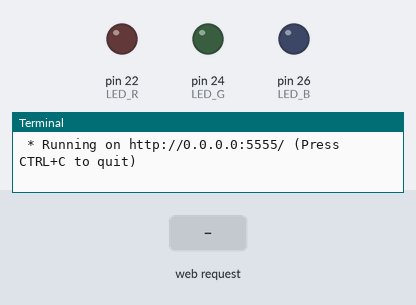
A program run on a simulated Raspberry Pi (header pin numbers). Parts: output pins drawn as LEDs (lit = HIGH), the last lines printed to the terminal. Inputs (shaded band) come from the test bench. The clock reads 2024-03-15 10:24:30 at power-on unless the program sets it.

Above: at 1.2 s.
1.3 s: HTTP request for /led received with the fields state=R
At 2.1 s:
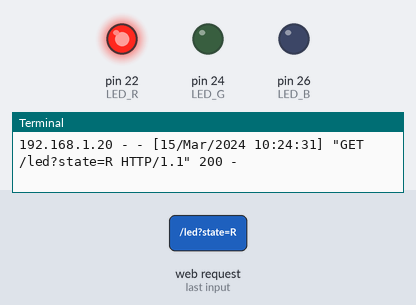
2.8 s: HTTP request for /led received with the fields state=G
At 3.3 s:
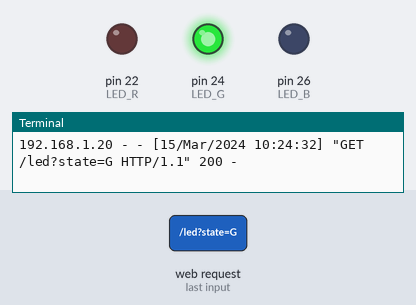
Timing chart, 0 to 5.8 s (numbered marks = the images above; inputs shaded):
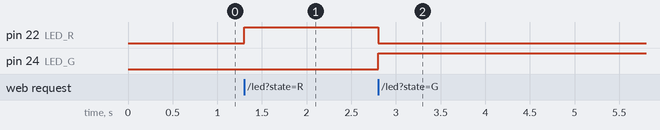

Measured:
- after the input at 1.3 s, pin 22 (LED_R): LOW → HIGH at once
- after the input at 2.8 s, pin 22 (LED_R): HIGH → LOW at once; pin 24 (LED_G): LOW → HIGH at once

The program:

appTest5_184p.py
```python
from flask import Flask, request
import RPi.GPIO as GPIO

app = Flask(__name__)

LED_R = 22
LED_G = 24
LED_B = 26

GPIO.setmode(GPIO.BOARD)
GPIO.setup(LED_R, GPIO.OUT, initial = GPIO.LOW)
GPIO.setup(LED_G, GPIO.OUT, initial = GPIO.LOW)
GPIO.setup(LED_B, GPIO.OUT, initial = GPIO.LOW)

@app.route("/")
def helloworld():
	return "Hello World"

@app.route("/led")
def led():
	state = request.args.get("state", "error")
	if state == "R" or state == 'r':
		GPIO.output(LED_R, GPIO.HIGH)
		GPIO.output(LED_G, GPIO.LOW)
		GPIO.output(LED_B, GPIO.LOW)
		return "R ON"
	elif state == 'G' or state == 'g':
		GPIO.output(LED_R, GPIO.LOW)
		GPIO.output(LED_G, GPIO.HIGH)
		GPIO.output(LED_B, GPIO.LOW)
		return "G ON"
	elif state == 'B' or state == 'b':
		GPIO.output(LED_R, GPIO.LOW)
		GPIO.output(LED_G, GPIO.LOW)
		GPIO.output(LED_B, GPIO.HIGH)
		return "B ON"
	elif state == "error":
		return "쿼리스트링 state가 전달되지 않았습니다."
	else:
		return "잘못된 쿼리스트링이 전달되었습니다."
	return "ARE YOU OK?"

@app.route("/gpio/cleanup")
def gpioclean():
	GPIO.cleanup()
	return "GPIO cleanup"

if __name__=="__main__":
	app.run(host="0.0.0.0", port = "5555")
```
